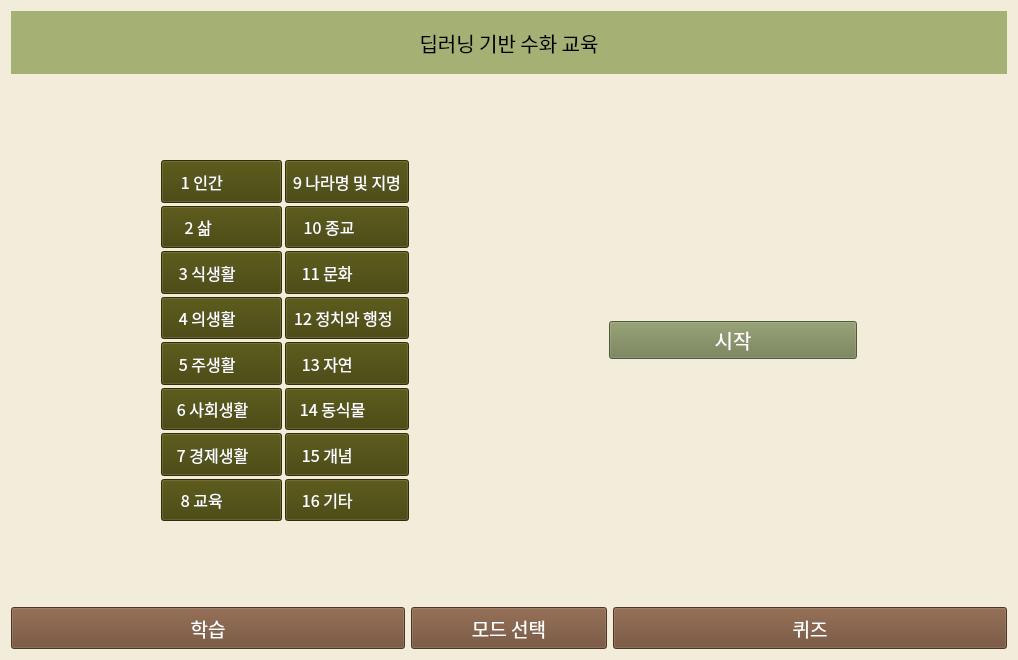
<?xml version="1.0" encoding="UTF-8"?>
<ui version="4.0">
 <class>Form</class>
 <widget class="QWidget" name="Form">
  <property name="geometry">
   <rect>
    <x>0</x>
    <y>0</y>
    <width>1018</width>
    <height>660</height>
   </rect>
  </property>
  <property name="sizePolicy">
   <sizepolicy hsizetype="Preferred" vsizetype="Preferred">
    <horstretch>0</horstretch>
    <verstretch>0</verstretch>
   </sizepolicy>
  </property>
  <property name="windowTitle">
   <string>Form</string>
  </property>
  <property name="styleSheet">
   <string notr="true">background-color:rgb(242, 236, 218)</string>
  </property>
  <layout class="QGridLayout" name="gridLayout_2">
   <item row="0" column="0">
    <layout class="QGridLayout" name="gridLayout_3">
     <item row="0" column="0">
      <layout class="QGridLayout" name="gridLayout" rowstretch="0,3,25,2">
       <item row="2" column="0">
        <layout class="QHBoxLayout" name="horizontalLayout2" stretch="0">
         <property name="spacing">
          <number>3</number>
         </property>
         <property name="leftMargin">
          <number>50</number>
         </property>
         <property name="topMargin">
          <number>50</number>
         </property>
         <property name="rightMargin">
          <number>50</number>
         </property>
         <property name="bottomMargin">
          <number>50</number>
         </property>
         <item>
          <layout class="QGridLayout" name="gridLayout_4" columnstretch="1,1">
           <property name="leftMargin">
            <number>100</number>
           </property>
           <property name="topMargin">
            <number>30</number>
           </property>
           <property name="rightMargin">
            <number>100</number>
           </property>
           <property name="bottomMargin">
            <number>30</number>
           </property>
           <property name="horizontalSpacing">
            <number>200</number>
           </property>
           <property name="verticalSpacing">
            <number>6</number>
           </property>
           <item row="0" column="1">
            <widget class="QPushButton" name="btn_start">
             <property name="sizePolicy">
              <sizepolicy hsizetype="Expanding" vsizetype="Fixed">
               <horstretch>0</horstretch>
               <verstretch>0</verstretch>
              </sizepolicy>
             </property>
             <property name="font">
              <font>
               <family>한컴 윤고딕 230</family>
               <pointsize>15</pointsize>
              </font>
             </property>
             <property name="styleSheet">
              <string notr="true">QPushButton{
	color: white;
	background-color: rgb(112, 124, 79);
}

QPushButton:hover{
          color: rgb(66, 65, 6);
          background: transparent;
          border: 2px solid dark green;
          border-radius: 1px;
}</string>
             </property>
             <property name="text">
              <string>시작</string>
             </property>
            </widget>
           </item>
           <item row="0" column="0">
            <layout class="QGridLayout" name="gridLayout_5">
             <property name="spacing">
              <number>3</number>
             </property>
             <item row="0" column="0">
              <widget class="QPushButton" name="btn_cate01">
               <property name="sizePolicy">
                <sizepolicy hsizetype="Minimum" vsizetype="MinimumExpanding">
                 <horstretch>0</horstretch>
                 <verstretch>0</verstretch>
                </sizepolicy>
               </property>
               <property name="font">
                <font>
                 <family>한컴 윤고딕 230</family>
                 <pointsize>12</pointsize>
                </font>
               </property>
               <property name="styleSheet">
                <string notr="true">QPushButton{
	color: white;
	background-color: rgb(66, 65, 6);
}

QPushButton:hover{
          color: rgb(66, 65, 6);
          background: transparent;
          border: 2px solid dark green;
          border-radius: 1px;
}</string>
               </property>
               <property name="text">
                <string> 1 인간            </string>
               </property>
              </widget>
             </item>
             <item row="1" column="0">
              <widget class="QPushButton" name="btn_cate02">
               <property name="sizePolicy">
                <sizepolicy hsizetype="Minimum" vsizetype="MinimumExpanding">
                 <horstretch>0</horstretch>
                 <verstretch>0</verstretch>
                </sizepolicy>
               </property>
               <property name="font">
                <font>
                 <family>한컴 윤고딕 230</family>
                 <pointsize>12</pointsize>
                </font>
               </property>
               <property name="styleSheet">
                <string notr="true">QPushButton{
	color: white;
	background-color: rgb(66, 65, 6);
}

QPushButton:hover{
          color: rgb(66, 65, 6);
          background: transparent;
          border: 2px solid dark green;
          border-radius: 1px;
}</string>
               </property>
               <property name="text">
                <string> 2 삶              </string>
               </property>
              </widget>
             </item>
             <item row="2" column="0">
              <widget class="QPushButton" name="btn_cate03">
               <property name="sizePolicy">
                <sizepolicy hsizetype="Minimum" vsizetype="MinimumExpanding">
                 <horstretch>0</horstretch>
                 <verstretch>0</verstretch>
                </sizepolicy>
               </property>
               <property name="font">
                <font>
                 <family>한컴 윤고딕 230</family>
                 <pointsize>12</pointsize>
                </font>
               </property>
               <property name="styleSheet">
                <string notr="true">QPushButton{
	color: white;
	background-color: rgb(66, 65, 6);
}

QPushButton:hover{
          color: rgb(66, 65, 6);
          background: transparent;
          border: 2px solid dark green;
          border-radius: 1px;
}</string>
               </property>
               <property name="text">
                <string> 3 식생활         </string>
               </property>
              </widget>
             </item>
             <item row="3" column="0">
              <widget class="QPushButton" name="btn_cate04">
               <property name="sizePolicy">
                <sizepolicy hsizetype="Minimum" vsizetype="MinimumExpanding">
                 <horstretch>0</horstretch>
                 <verstretch>0</verstretch>
                </sizepolicy>
               </property>
               <property name="font">
                <font>
                 <family>한컴 윤고딕 230</family>
                 <pointsize>12</pointsize>
                </font>
               </property>
               <property name="styleSheet">
                <string notr="true">QPushButton{
	color: white;
	background-color: rgb(66, 65, 6);
}

QPushButton:hover{
          color: rgb(66, 65, 6);
          background: transparent;
          border: 2px solid dark green;
          border-radius: 1px;
}</string>
               </property>
               <property name="text">
                <string> 4 의생활         </string>
               </property>
              </widget>
             </item>
             <item row="4" column="0">
              <widget class="QPushButton" name="btn_cate05">
               <property name="sizePolicy">
                <sizepolicy hsizetype="Minimum" vsizetype="MinimumExpanding">
                 <horstretch>0</horstretch>
                 <verstretch>0</verstretch>
                </sizepolicy>
               </property>
               <property name="font">
                <font>
                 <family>한컴 윤고딕 230</family>
                 <pointsize>12</pointsize>
                </font>
               </property>
               <property name="styleSheet">
                <string notr="true">QPushButton{
	color: white;
	background-color: rgb(66, 65, 6);
}

QPushButton:hover{
          color: rgb(66, 65, 6);
          background: transparent;
          border: 2px solid dark green;
          border-radius: 1px;
}</string>
               </property>
               <property name="text">
                <string> 5 주생활         </string>
               </property>
              </widget>
             </item>
             <item row="5" column="0">
              <widget class="QPushButton" name="btn_cate06">
               <property name="sizePolicy">
                <sizepolicy hsizetype="Minimum" vsizetype="MinimumExpanding">
                 <horstretch>0</horstretch>
                 <verstretch>0</verstretch>
                </sizepolicy>
               </property>
               <property name="font">
                <font>
                 <family>한컴 윤고딕 230</family>
                 <pointsize>12</pointsize>
                </font>
               </property>
               <property name="styleSheet">
                <string notr="true">QPushButton{
	color: white;
	background-color: rgb(66, 65, 6);
}

QPushButton:hover{
          color: rgb(66, 65, 6);
          background: transparent;
          border: 2px solid dark green;
          border-radius: 1px;
}</string>
               </property>
               <property name="text">
                <string> 6 사회생활      </string>
               </property>
              </widget>
             </item>
             <item row="6" column="0">
              <widget class="QPushButton" name="btn_cate07">
               <property name="sizePolicy">
                <sizepolicy hsizetype="Minimum" vsizetype="MinimumExpanding">
                 <horstretch>0</horstretch>
                 <verstretch>0</verstretch>
                </sizepolicy>
               </property>
               <property name="font">
                <font>
                 <family>한컴 윤고딕 230</family>
                 <pointsize>12</pointsize>
                </font>
               </property>
               <property name="styleSheet">
                <string notr="true">QPushButton{
	color: white;
	background-color: rgb(66, 65, 6);
}

QPushButton:hover{
          color: rgb(66, 65, 6);
          background: transparent;
          border: 2px solid dark green;
          border-radius: 1px;
}</string>
               </property>
               <property name="text">
                <string> 7 경제생활      </string>
               </property>
              </widget>
             </item>
             <item row="7" column="0">
              <widget class="QPushButton" name="btn_cate08">
               <property name="sizePolicy">
                <sizepolicy hsizetype="Minimum" vsizetype="MinimumExpanding">
                 <horstretch>0</horstretch>
                 <verstretch>0</verstretch>
                </sizepolicy>
               </property>
               <property name="font">
                <font>
                 <family>한컴 윤고딕 230</family>
                 <pointsize>12</pointsize>
                </font>
               </property>
               <property name="styleSheet">
                <string notr="true">QPushButton{
	color: white;
	background-color: rgb(66, 65, 6);
}

QPushButton:hover{
          color: rgb(66, 65, 6);
          background: transparent;
          border: 2px solid dark green;
          border-radius: 1px;
}</string>
               </property>
               <property name="text">
                <string> 8 교육            </string>
               </property>
              </widget>
             </item>
             <item row="0" column="1">
              <widget class="QPushButton" name="btn_cate09">
               <property name="sizePolicy">
                <sizepolicy hsizetype="Minimum" vsizetype="MinimumExpanding">
                 <horstretch>0</horstretch>
                 <verstretch>0</verstretch>
                </sizepolicy>
               </property>
               <property name="font">
                <font>
                 <family>한컴 윤고딕 230</family>
                 <pointsize>12</pointsize>
                </font>
               </property>
               <property name="styleSheet">
                <string notr="true">QPushButton{
	color: white;
	background-color: rgb(66, 65, 6);
}

QPushButton:hover{
          color: rgb(66, 65, 6);
          background: transparent;
          border: 2px solid dark green;
          border-radius: 1px;
}</string>
               </property>
               <property name="text">
                <string> 9 나라명 및 지명 </string>
               </property>
              </widget>
             </item>
             <item row="1" column="1">
              <widget class="QPushButton" name="btn_cate10">
               <property name="sizePolicy">
                <sizepolicy hsizetype="Minimum" vsizetype="MinimumExpanding">
                 <horstretch>0</horstretch>
                 <verstretch>0</verstretch>
                </sizepolicy>
               </property>
               <property name="font">
                <font>
                 <family>한컴 윤고딕 230</family>
                 <pointsize>12</pointsize>
                </font>
               </property>
               <property name="styleSheet">
                <string notr="true">QPushButton{
	color: white;
	background-color: rgb(66, 65, 6);
}

QPushButton:hover{
          color: rgb(66, 65, 6);
          background: transparent;
          border: 2px solid dark green;
          border-radius: 1px;
}</string>
               </property>
               <property name="text">
                <string> 10 종교           </string>
               </property>
              </widget>
             </item>
             <item row="2" column="1">
              <widget class="QPushButton" name="btn_cate11">
               <property name="sizePolicy">
                <sizepolicy hsizetype="Minimum" vsizetype="MinimumExpanding">
                 <horstretch>0</horstretch>
                 <verstretch>0</verstretch>
                </sizepolicy>
               </property>
               <property name="font">
                <font>
                 <family>한컴 윤고딕 230</family>
                 <pointsize>12</pointsize>
                </font>
               </property>
               <property name="styleSheet">
                <string notr="true">QPushButton{
	color: white;
	background-color: rgb(66, 65, 6);
}

QPushButton:hover{
          color: rgb(66, 65, 6);
          background: transparent;
          border: 2px solid dark green;
          border-radius: 1px;
}</string>
               </property>
               <property name="text">
                <string> 11 문화            </string>
               </property>
              </widget>
             </item>
             <item row="3" column="1">
              <widget class="QPushButton" name="btn_cate12">
               <property name="sizePolicy">
                <sizepolicy hsizetype="Minimum" vsizetype="MinimumExpanding">
                 <horstretch>0</horstretch>
                 <verstretch>0</verstretch>
                </sizepolicy>
               </property>
               <property name="font">
                <font>
                 <family>한컴 윤고딕 230</family>
                 <pointsize>12</pointsize>
                </font>
               </property>
               <property name="styleSheet">
                <string notr="true">QPushButton{
	color: white;
	background-color: rgb(66, 65, 6);
}

QPushButton:hover{
          color: rgb(66, 65, 6);
          background: transparent;
          border: 2px solid dark green;
          border-radius: 1px;
}</string>
               </property>
               <property name="text">
                <string> 12 정치와 행정   </string>
               </property>
              </widget>
             </item>
             <item row="4" column="1">
              <widget class="QPushButton" name="btn_cate13">
               <property name="sizePolicy">
                <sizepolicy hsizetype="Minimum" vsizetype="MinimumExpanding">
                 <horstretch>0</horstretch>
                 <verstretch>0</verstretch>
                </sizepolicy>
               </property>
               <property name="font">
                <font>
                 <family>한컴 윤고딕 230</family>
                 <pointsize>12</pointsize>
                </font>
               </property>
               <property name="styleSheet">
                <string notr="true">QPushButton{
	color: white;
	background-color: rgb(66, 65, 6);
}

QPushButton:hover{
          color: rgb(66, 65, 6);
          background: transparent;
          border: 2px solid dark green;
          border-radius: 1px;
}</string>
               </property>
               <property name="text">
                <string> 13 자연            </string>
               </property>
              </widget>
             </item>
             <item row="5" column="1">
              <widget class="QPushButton" name="btn_cate14">
               <property name="sizePolicy">
                <sizepolicy hsizetype="Minimum" vsizetype="MinimumExpanding">
                 <horstretch>0</horstretch>
                 <verstretch>0</verstretch>
                </sizepolicy>
               </property>
               <property name="font">
                <font>
                 <family>한컴 윤고딕 230</family>
                 <pointsize>12</pointsize>
                </font>
               </property>
               <property name="styleSheet">
                <string notr="true">QPushButton{
	color: white;
	background-color: rgb(66, 65, 6);
}

QPushButton:hover{
          color: rgb(66, 65, 6);
          background: transparent;
          border: 2px solid dark green;
          border-radius: 1px;
}</string>
               </property>
               <property name="text">
                <string> 14 동식물         </string>
               </property>
              </widget>
             </item>
             <item row="6" column="1">
              <widget class="QPushButton" name="btn_cate15">
               <property name="sizePolicy">
                <sizepolicy hsizetype="Minimum" vsizetype="MinimumExpanding">
                 <horstretch>0</horstretch>
                 <verstretch>0</verstretch>
                </sizepolicy>
               </property>
               <property name="font">
                <font>
                 <family>한컴 윤고딕 230</family>
                 <pointsize>12</pointsize>
                </font>
               </property>
               <property name="styleSheet">
                <string notr="true">QPushButton{
	color: white;
	background-color: rgb(66, 65, 6);
}

QPushButton:hover{
          color: rgb(66, 65, 6);
          background: transparent;
          border: 2px solid dark green;
          border-radius: 1px;
}</string>
               </property>
               <property name="text">
                <string> 15 개념            </string>
               </property>
              </widget>
             </item>
             <item row="7" column="1">
              <widget class="QPushButton" name="btn_cate16">
               <property name="sizePolicy">
                <sizepolicy hsizetype="Minimum" vsizetype="MinimumExpanding">
                 <horstretch>0</horstretch>
                 <verstretch>0</verstretch>
                </sizepolicy>
               </property>
               <property name="font">
                <font>
                 <family>한컴 윤고딕 230</family>
                 <pointsize>12</pointsize>
                </font>
               </property>
               <property name="styleSheet">
                <string notr="true">QPushButton{
	color: white;
	background-color: rgb(66, 65, 6);
}

QPushButton:hover{
          color: rgb(66, 65, 6);
          background: transparent;
          border: 2px solid dark green;
          border-radius: 1px;
}</string>
               </property>
               <property name="text">
                <string> 16 기타            </string>
               </property>
              </widget>
             </item>
            </layout>
           </item>
          </layout>
         </item>
        </layout>
       </item>
       <item row="3" column="0">
        <layout class="QHBoxLayout" name="horizontalLayout3" stretch="2,1,2">
         <item>
          <widget class="QPushButton" name="btn_learn">
           <property name="sizePolicy">
            <sizepolicy hsizetype="Minimum" vsizetype="Minimum">
             <horstretch>0</horstretch>
             <verstretch>0</verstretch>
            </sizepolicy>
           </property>
           <property name="font">
            <font>
             <family>한컴 윤고딕 230</family>
             <pointsize>14</pointsize>
            </font>
           </property>
           <property name="styleSheet">
            <string notr="true">QPushButton{
	color: white;
	background-color: rgb(109, 73, 48);
}

QPushButton:hover{
          color: rgb(109, 73, 48);
          background: transparent;
          border: 2px solid brown;
          border-radius: 1px;
}</string>
           </property>
           <property name="text">
            <string>학습</string>
           </property>
          </widget>
         </item>
         <item>
          <widget class="QPushButton" name="btn_mode">
           <property name="sizePolicy">
            <sizepolicy hsizetype="Minimum" vsizetype="Minimum">
             <horstretch>0</horstretch>
             <verstretch>0</verstretch>
            </sizepolicy>
           </property>
           <property name="font">
            <font>
             <family>한컴 윤고딕 230</family>
             <pointsize>14</pointsize>
            </font>
           </property>
           <property name="styleSheet">
            <string notr="true">QPushButton{
	color: white;
	background-color: rgb(109, 73, 48);
}

QPushButton:hover{
          color: rgb(109, 73, 48);
          background: transparent;
          border: 2px solid brown;
          border-radius: 1px;
}</string>
           </property>
           <property name="text">
            <string>모드 선택</string>
           </property>
          </widget>
         </item>
         <item>
          <widget class="QPushButton" name="btn_quiz">
           <property name="sizePolicy">
            <sizepolicy hsizetype="Minimum" vsizetype="Minimum">
             <horstretch>0</horstretch>
             <verstretch>0</verstretch>
            </sizepolicy>
           </property>
           <property name="palette">
            <palette>
             <active>
              <colorrole role="WindowText">
               <brush brushstyle="SolidPattern">
                <color alpha="255">
                 <red>255</red>
                 <green>255</green>
                 <blue>255</blue>
                </color>
               </brush>
              </colorrole>
              <colorrole role="Button">
               <brush brushstyle="SolidPattern">
                <color alpha="255">
                 <red>109</red>
                 <green>73</green>
                 <blue>48</blue>
                </color>
               </brush>
              </colorrole>
              <colorrole role="Text">
               <brush brushstyle="SolidPattern">
                <color alpha="255">
                 <red>255</red>
                 <green>255</green>
                 <blue>255</blue>
                </color>
               </brush>
              </colorrole>
              <colorrole role="ButtonText">
               <brush brushstyle="SolidPattern">
                <color alpha="255">
                 <red>255</red>
                 <green>255</green>
                 <blue>255</blue>
                </color>
               </brush>
              </colorrole>
              <colorrole role="Base">
               <brush brushstyle="SolidPattern">
                <color alpha="255">
                 <red>109</red>
                 <green>73</green>
                 <blue>48</blue>
                </color>
               </brush>
              </colorrole>
              <colorrole role="Window">
               <brush brushstyle="SolidPattern">
                <color alpha="255">
                 <red>109</red>
                 <green>73</green>
                 <blue>48</blue>
                </color>
               </brush>
              </colorrole>
             </active>
             <inactive>
              <colorrole role="WindowText">
               <brush brushstyle="SolidPattern">
                <color alpha="255">
                 <red>255</red>
                 <green>255</green>
                 <blue>255</blue>
                </color>
               </brush>
              </colorrole>
              <colorrole role="Button">
               <brush brushstyle="SolidPattern">
                <color alpha="255">
                 <red>109</red>
                 <green>73</green>
                 <blue>48</blue>
                </color>
               </brush>
              </colorrole>
              <colorrole role="Text">
               <brush brushstyle="SolidPattern">
                <color alpha="255">
                 <red>255</red>
                 <green>255</green>
                 <blue>255</blue>
                </color>
               </brush>
              </colorrole>
              <colorrole role="ButtonText">
               <brush brushstyle="SolidPattern">
                <color alpha="255">
                 <red>255</red>
                 <green>255</green>
                 <blue>255</blue>
                </color>
               </brush>
              </colorrole>
              <colorrole role="Base">
               <brush brushstyle="SolidPattern">
                <color alpha="255">
                 <red>109</red>
                 <green>73</green>
                 <blue>48</blue>
                </color>
               </brush>
              </colorrole>
              <colorrole role="Window">
               <brush brushstyle="SolidPattern">
                <color alpha="255">
                 <red>109</red>
                 <green>73</green>
                 <blue>48</blue>
                </color>
               </brush>
              </colorrole>
             </inactive>
             <disabled>
              <colorrole role="WindowText">
               <brush brushstyle="SolidPattern">
                <color alpha="255">
                 <red>255</red>
                 <green>255</green>
                 <blue>255</blue>
                </color>
               </brush>
              </colorrole>
              <colorrole role="Button">
               <brush brushstyle="SolidPattern">
                <color alpha="255">
                 <red>109</red>
                 <green>73</green>
                 <blue>48</blue>
                </color>
               </brush>
              </colorrole>
              <colorrole role="Text">
               <brush brushstyle="SolidPattern">
                <color alpha="255">
                 <red>255</red>
                 <green>255</green>
                 <blue>255</blue>
                </color>
               </brush>
              </colorrole>
              <colorrole role="ButtonText">
               <brush brushstyle="SolidPattern">
                <color alpha="255">
                 <red>255</red>
                 <green>255</green>
                 <blue>255</blue>
                </color>
               </brush>
              </colorrole>
              <colorrole role="Base">
               <brush brushstyle="SolidPattern">
                <color alpha="255">
                 <red>109</red>
                 <green>73</green>
                 <blue>48</blue>
                </color>
               </brush>
              </colorrole>
              <colorrole role="Window">
               <brush brushstyle="SolidPattern">
                <color alpha="255">
                 <red>109</red>
                 <green>73</green>
                 <blue>48</blue>
                </color>
               </brush>
              </colorrole>
             </disabled>
            </palette>
           </property>
           <property name="font">
            <font>
             <family>한컴 윤고딕 230</family>
             <pointsize>14</pointsize>
            </font>
           </property>
           <property name="styleSheet">
            <string notr="true">QPushButton{
	color: white;
	background-color: rgb(109, 73, 48);
}

QPushButton:hover{
          color: rgb(109, 73, 48);
          background: transparent;
          border: 2px solid brown;
          border-radius: 1px;
}</string>
           </property>
           <property name="text">
            <string>퀴즈</string>
           </property>
          </widget>
         </item>
        </layout>
       </item>
       <item row="1" column="0">
        <layout class="QHBoxLayout" name="horizontalLayout1">
         <item>
          <widget class="QLabel" name="label">
           <property name="font">
            <font>
             <family>한컴 윤고딕 240</family>
             <pointsize>15</pointsize>
            </font>
           </property>
           <property name="styleSheet">
            <string notr="true">background-color:rgb(164, 176, 116)</string>
           </property>
           <property name="text">
            <string>딥러닝 기반 수화 교육</string>
           </property>
           <property name="alignment">
            <set>Qt::AlignCenter</set>
           </property>
          </widget>
         </item>
        </layout>
       </item>
      </layout>
     </item>
    </layout>
   </item>
  </layout>
 </widget>
 <resources/>
 <connections/>
</ui>
